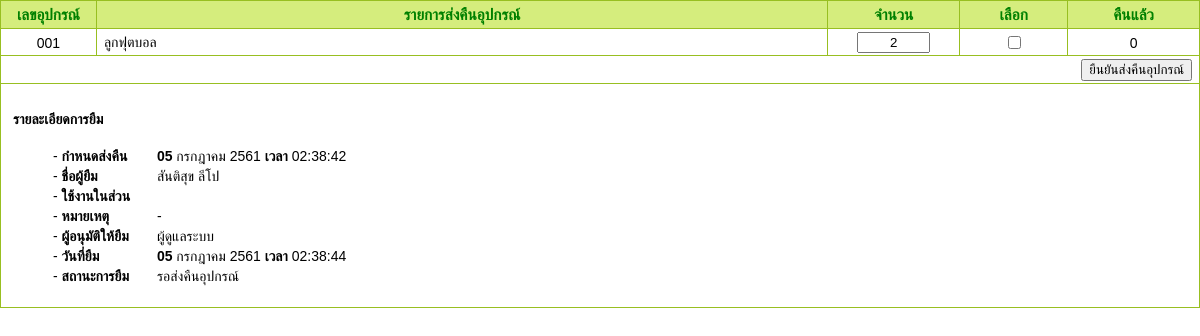
The app's page /repatriate.php?rep_id=0027 (signed in) with its own data.
### tables this page shows
CREATE TABLE `procurment` (
  `id` int(4) UNSIGNED ZEROFILL NOT NULL,
  `no` varchar(8) NOT NULL,
  `type` int(3) UNSIGNED ZEROFILL NOT NULL,
  `name` varchar(120) NOT NULL,
  `detail` text NOT NULL,
  `stock` varchar(10) NOT NULL,
  `price` varchar(10) NOT NULL,
  `photo` varchar(40) NOT NULL
);

CREATE TABLE `borrow_detail` (
  `brw_id` int(4) UNSIGNED ZEROFILL NOT NULL COMMENT 'รหัสใบยืม-คืน',
  `tool_id` int(4) UNSIGNED ZEROFILL NOT NULL COMMENT 'รหัสอุปกรณ์ที่ยืม',
  `borrow` int(3) NOT NULL COMMENT 'จำนวนที่ยืม',
  `repatriate` int(10) NOT NULL COMMENT 'จำนวนที่คืน',
  `status` int(1) NOT NULL COMMENT 'สถานะการยืม'
);

CREATE TABLE `borrow` (
  `b_id` int(4) UNSIGNED ZEROFILL NOT NULL,
  `b_identity` varchar(11) NOT NULL COMMENT 'รหัสนักเรียน',
  `b_name` varchar(200) NOT NULL COMMENT 'ผู้ยืม',
  `b_allow` varchar(50) NOT NULL COMMENT 'ผู้อนุมัติ',
  `note` text NOT NULL,
  `teacher` varchar(150) NOT NULL,
  `status` int(1) UNSIGNED ZEROFILL NOT NULL,
  `rtn_date` datetime NOT NULL COMMENT 'กำหนดส่งคืน',
  `insdate` datetime NOT NULL COMMENT 'วันที่ส่งคืนจริง',
  `DTime` datetime NOT NULL COMMENT 'วันที่ยืม'
);

### repatriate.php (the view, shortened to what this page needs)
<?php
include "config.ini.php";
 $TbName = "borrow";
$sql = mysqli_query($con,"SELECT * FROM ".$TbName." WHERE(b_id='".$_REQUEST['rep_id']."')");
$rs = mysqli_fetch_array($sql);
$b_id = $rs['b_id'];
 $stt_bw = $rs['status'];
?>
<!DOCTYPE html PUBLIC "-//W3C//DTD XHTML 1.0 Transitional//EN" "http://www.w3.org/TR/xhtml1/DTD/xhtml1-transitional.dtd">
<html xmlns="http://www.w3.org/1999/xhtml">
<head>
</head>
<body>
<form id="form1" name="form1" method="post" action="actionSQL.php">
  <table width="100%" border="1" cellpadding="1" cellspacing="1" id="newtb">
    <tr>
      <th width="8%">เลข<?=$Title?></th>
      <th width="61%">รายการส่งคืน<?=$Title?></th>
      <th width="11%" align="center">จำนวน</th>
      <th width="9%" align="center">เลือก</th>
      <th width="11%" align="center">คืนแล้ว</th>
    </tr>
    <?PHP
	$sql = mysqli_query($con,"SELECT * FROM procurment , borrow_detail WHERE id=tool_id AND  brw_id='".$b_id."'");
	while($rst = mysqli_fetch_array($sql)){
	 $re_id = $rst['tool_id'];
	$name = $rst['name'];
 	$num = $rst['borrow'];
	$repatriate=  $rst['repatriate'];
	$repatriateTotal = $repatriateTotal + $repatriate;
	if($num==0){
	  $display_chk =  'checked="checked" disabled="disabled"';
	}else{
	  $display_chk =  '';
	}
	if($stt_bw=='2'){
		$num = $repatriate;
		$numTotal = $repatriateTotal;
		$btn_disp = 'disabled="disabled"';
		$btnvl = 'ส่งคืน'.$Title.'แล้ว';
	}else{
		$num = $rst['borrow'];
		$btn_disp =  '';
		$btnvl = 'ยืนยันส่งคืน'.$Title;
	}
	?>
    <tr>
      <td align="center"><?=$rst['no']?></td>
      <td><?=$name?></td>
      <td align="center"><input name="<?=$re_id?>_num" type="text" id="txt_num" size="6" style="text-align:center;" value="<?=$num?>" <?=$display_chk?> />      </td>
      <td align="center"><?php if($chkid==$id){ ?>
          <input name="chk[]" type="checkbox" value="<?php echo $re_id; ?>"  <?=$display_chk?>  />
          <?php }else{ ?>
          <input name="chk[]" type="checkbox" value="<?php echo $re_id; ?>" />
          <?php } ?>      </td>
      <td align="center"><?=$repatriate?></td>
    </tr>
    <?php }?>
    <tr>
      <td colspan="5" align="right" valign="middle">
	  <input type="submit" name="button" id="button" value="<?=$btnvl?>" <?=$btn_disp?> />
	  </td>
    </tr>
    <tr>
      <td colspan="5" align="left"><?php if($rs['status']=='1'){
							  	$stt = 'รอส่งคืน'.$Title;
								  }else if($rs['status']=='2'){
							  	$stt = 'ส่งคืน'.$Title.'แล้ว';
								  }
							   ?>
          <div style="padding:5px;">
            <h4>รายละเอียดการยืม</h4>
            <ul style="list-style:none; line-height:20px;">
              <li>
                <label style="display: inline-block; width: 100px;">- <strong>กำหนดส่งคืน</strong> </label>
                <?=datetime_full($rs['rtn_date'])?>
              </li>
              <li>
                <label style="display: inline-block; width: 100px;">- <strong>ชื่อผู้ยืม</strong> </label>
                <?=$rs['b_name']?>
              </li>
              <li>
                <label style="display: inline-block; width: 100px;">- <strong>ใช้งานในส่วน</strong></label>
              </li>
              <li>
                <label style="display: inline-block; width: 100px;">- <strong>หมายเหตุ</strong></label>
                <?=$rs['note']?>
              </li>
              <li>
                <label style="display: inline-block; width: 100px;">- <strong>ผู้อนุมัติให้ยืม</strong></label>
                <?=$rs['b_allow']?>
              </li>
              <li>
                <label style="display: inline-block; width: 100px;">- <strong>วันที่ยืม</strong></label>
                <?=datetime_full($rs['DTime'])?>
              </li>
              <li>
                <label style="display: inline-block; width: 100px;">- <strong>สถานะการยืม</strong></label>
                <?=$stt?>
              </li>
            </ul>
          </div></td>
    </tr>
  </table>
</form>
</body>
</html>

### config.ini.php (shortened to what this page needs)
<?php
$Title = 'อุปกรณ์';
?>
<?php
function datetime_full($x) {
$thai_m=array("มกราคม","กุมภาพันธ์","มีนาคม","เมษายน","พฤษภาคม","มิถุนายน","กรกฎาคม","สิงหาคม","กันยายน","ตุลาคม","พฤศจิกายน","ธันวาคม");
	$txt = substr($x,0,10);
	$time = substr($x,10);
	$date_array=explode("-",$txt);
	$y=$date_array[0];
	$m=$date_array[1]-1;
	$d=$date_array[2];
	$m=$thai_m[$m];
	$y=$y+543;
	$datetime1="<b>$d</b> $m $y <b>เวลา</b>$time";
	return $datetime1;
}
?>

### repatriate.php (style rules this page uses)
body { margin:0px; font-family:Verdana, Geneva, sans-serif; font-size:14px; }
#newtb { font-family:"Trebuchet MS", Arial, Helvetica, sans-serif; width:100%; border-collapse:collapse; }
#newtb td, #newtb th { font-size:1em; border:1px solid #98bf21; padding:3px 7px 2px 7px; }
#newtb th { font-size:1.1em; padding-top:5px; padding-bottom:4px; background-color:#D5ED7D; color:green; }

### records on screen
procurment: no "001", name "ลูกฟุตบอล", borrow "2", borrow_detail.repatriate "0"
borrow: rtn_date "05 05", rtn_date "กรกฎาคม กรกฎาคม", rtn_date "02:38:42 02:38:44", b_name "สันติสุข ลีโป", note "-", b_allow "ผู้ดูแลระบบ"

### other values on screen
$Title "อุปกรณ์"
$y "2561 2561"
$stt "รอส่งคืนอุปกรณ์"
